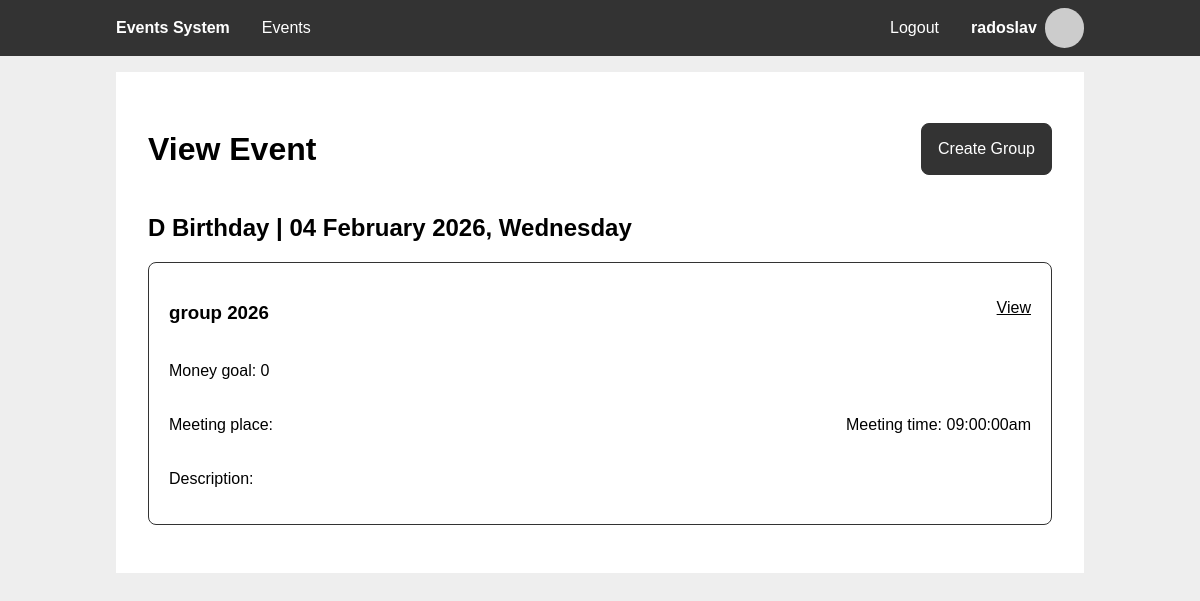
The page /event_view.php?event_id=1&year=2026 (signed in) on the database its author committed.
### tables this page shows
CREATE TABLE `users` (
  `id` int(11) NOT NULL,
  `username` varchar(50) NOT NULL,
  `password_hash` char(60) NOT NULL
);

CREATE TABLE `events` (
  `event_id` int(11) NOT NULL,
  `name` varchar(50) NOT NULL,
  `date` date NOT NULL,
  `recurring` tinyint(1) NOT NULL
);

CREATE TABLE `groups` (
  `group_id` int(11) NOT NULL,
  `creator_id` int(11) NOT NULL,
  `group_name` varchar(50) NOT NULL,
  `money_goal` int(10) NOT NULL DEFAULT 0,
  `meeting_time` time NOT NULL DEFAULT '09:00:00',
  `meeting_place` varchar(50) DEFAULT NULL,
  `group_description` varchar(250) DEFAULT NULL,
  `group_pass` char(60) DEFAULT NULL
);

### includes/db.php (called while the page is built, shortened)
<?php
require_once "config.php";
function getPDO() {
  global $config;
  $dsn = "mysql:host={$config['db_host']};dbname={$config['db_name']};charset=utf8mb4";
  $options = [
    PDO::ATTR_ERRMODE => PDO::ERRMODE_EXCEPTION,
    PDO::ATTR_DEFAULT_FETCH_MODE => PDO::FETCH_ASSOC,
    PDO::ATTR_EMULATE_PREPARES => false,
  ];
  static $pdo = null;
  if ($pdo === null) {
    try {
        $pdo = new PDO($dsn, $config['db_user'], $config['db_pass'], $options);
    } catch (\PDOException $e) {
        die("Database connection failed: " . $e->getMessage());
    }
  }
  return $pdo;
}
function getUserById($userId) {
  $pdo = getPDO();
  $stmt = $pdo->prepare('SELECT id, username
                         FROM users
                         WHERE id = ?');
  $stmt->execute([$userId]);
  $user = $stmt->fetch();
  return $user;
}
function getEventById($eventId) {
  $pdo = getPDO();
  $stmt = $pdo->prepare('SELECT *
                         FROM events
                         WHERE event_id = ?');
  $stmt->execute([$eventId]);
  return $stmt->fetch();
}
function getGroupsByEventIdYear($event_id, $year) {
  $pdo = getPDO();
  $stmt = $pdo->prepare('SELECT groups.group_id, group_name, money_goal, meeting_time, meeting_place, group_description, group_pass
                         FROM event_to_group AS eg
                         JOIN groups ON eg.group_id = groups.group_id
                         WHERE event_id = ? AND year = ?');
  $stmt->execute([$event_id, $year]);
  return $stmt->fetchAll();
}
?>

### includes/session.php (called while the page is built, shortened)
<?php
require_once "db.php";
function getUserId() {
  global $user;
  if (!$user) {
    $user = getUserById($_SESSION['user_id'] ?? null);
  }
  return $user["id"];
}
function ensureLoggedIn() {
  if (!getUserId()) {
    header('Location: ./login.php');
    exit;
  }
}
?>

### event_view.php (the view, shortened to what this page needs)
<?php
require_once 'includes/session.php';
require_once 'includes/db.php';
ensureLoggedIn();
$event_id = $_GET['event_id'];
$year = $_GET['year'];
$event = getEventById($event_id);
$correct_date = strtotime(date('d M ', strtotime($event['date'])) . $year);
$groups = getGroupsByEventIdYear($event_id, $year);
?>
<?php
$page_styles = ["styles/groups.css"];
include 'templates/main_header.php'
?>
<section class="content">
  <header>
    <div>
      <h1>View Event</h1>
    </div>
    <a class="btn" href="group_create.php?event_id=<?php echo $event_id?>&year=<?php echo $year ?>">Create Group</a>
  </header>
    <h2><?php echo $event['name']; ?> | <?php echo date('d F Y, l', $correct_date) ?></h2>
    <?php
    if (!empty($groups)):
    ?>
    <ul class="group-list">
      <?php
      foreach ($groups as $group):
      ?>
      <li>
        <div>
          <h3><?php echo $group['group_name'] ?></h3>
          <p><a href="group_view.php?event_id=<?php echo $event_id ?>&group_id=<?php echo $group['group_id'] ?>&year=<?php echo $year ?>">View</a></p>
        </div>
        <div>
          <p>Money goal: <?php echo $group['money_goal'] ?></p>
        </div>
        <div>
          <p>Meeting place: <?php echo $group['meeting_place'] ?></p>
          <p>Meeting time: <?php echo date('h:i:sa', strtotime($group['meeting_time'])) ?></p>
        </div>
        <div>
          <p>Description: <?php echo $group['group_description'] ?></p>
        </div>
      </li>
      <?php endforeach ?>
    </ul>
    <?php else: ?>
    <p>No groups created. Be the first!</p>
    <?php endif ?>
</section>
<?php
include 'templates/main_footer.php'
?>

### templates/main_header.php (shortened to what this page needs)
<?php
require_once 'includes/gravatar.php';
function active($param) {
  $isActive = basename($_SERVER['SCRIPT_NAME'], ".php") === $param;
  echo $isActive ? 'class="active"' : '';
}
?>
<!DOCTYPE html>
<html lang="en">
<head>
  <link rel="icon" type="image/x-icon" href="<?php echo gravatarUrl('Events System') ?>">
  <link rel="stylesheet" href="styles/main.css">
  <?php if (isset($page_styles)): ?>
  <?php foreach ($page_styles as $style): ?>
    <link rel="stylesheet" href="<?php echo $style?>">
  <?php endforeach ?>
  <?php endif ?>
</head>
<body>
  <nav>
    <div class="wrapper">
      <ul>
        <li>
          <span><h1>Events System</h1></span>
        </li>
      </ul>
      <?php if (isset($user) && $user): ?>
      <ul class="middle">
        <li>
          <a href="./" <?php active("index") ?>>Events</a>
        </li>
      </ul>
      <ul>
        <li>
          <a href="logout.php">Logout</a>
        </li>
        <li>
          <a href="profile.php" <?php active("profile") ?>>
            <div class="profile">
              <strong><?php echo $user['username'] ?></strong>
              <img alt="Your Profile" src="<?php gravatarUrl($user['username']) ?>">
            </div>
          </a>
        </li>
      </ul>
      <?php endif ?>
    </div>
  </nav>
  <main class="wrapper">

### includes/gravatar.php
<?php
function gravatarUrl($email) {
  echo "https://www.gravatar.com/avatar/".hash("sha256", strtolower(trim($email)))."?d=identicon";
}
?>

### templates/main_footer.php
  </main>
</body>
</html>

### styles/main.css (style rules this page uses)
:root { --color-accent: #333; --color-accent-active: #444; --color-background: #fff; --color-background-body: #eee; --color-text: #000; --color-text-accent: #fff; --color-text-error: #f00; --nav-height: 3.5em; }
* { box-sizing: border-box; }
body { font-family: sans-serif; color: var(--color-text); background-color: var(--color-background-body); min-height: 100vh; margin: 0; }
h1 { font-size: 2em; }
ul { list-style: none; padding: 0; margin: 0; }
main { flex-grow: 1; }
a { color: inherit; }
input, button, textarea, a.btn { display: block; font-size: inherit; font-family: inherit; border: 1px solid var(--color-accent); padding: 1em; margin: 1em 0; border-radius: 0.5em; text-decoration: none; }
button, a.btn { cursor: pointer; color: var(--color-text-accent); background-color: var(--color-accent); }
.wrapper { width: 100%; max-width: 1000px; margin: 0 auto; }
nav { display: flex; justify-content: center; width: 100%; top: 0; left: 0; color: var(--color-text-accent); background-color: var(--color-accent); z-index: 1; }
nav h1 { margin: 0; padding: 0; }
nav .wrapper { display: flex; flex-direction: column; }
nav a { text-decoration: none; }
nav ul { display: flex; align-items: center; flex-direction: column; }
nav ul.middle { flex-grow: 1; margin: 1em 0; }
nav li { height: var(--nav-height); width: 100%; }
nav li > a, nav li > span { display: flex; align-items: center; justify-content: center; padding: 0 1em; height: 100%; }
nav .profile { display: flex; align-items: center; height: 100%; gap: 0.5em }
nav .profile img { height: 70%; border-radius: 50%; }
header { display: flex; justify-content: space-between; align-items: center; }
.content { padding: 2em; background-color: var(--color-background); margin: 1em; }
@media only screen and (min-width: 768px) { body { flex-direction: unset; padding-top: var(--nav-height); } }
@media only screen and (min-width: 768px) { nav { position: fixed; } }
@media only screen and (min-width: 768px) { nav h1 { font-size: 1em; } }
@media only screen and (min-width: 768px) { nav .wrapper { flex-direction: row; } }
@media only screen and (min-width: 768px) { nav ul { flex-direction: row; } }
@media only screen and (min-width: 768px) { nav ul.middle { flex-direction: row; margin: unset; } }
@media only screen and (min-width: 768px) { nav li { width: unset; } }

### styles/groups.css (style rules this page uses)
ul.group-list li { display: block; border: 1px solid var(--color-accent); border-radius: 0.5em; margin: 1em 0; padding: 1em; }
ul.group-list li div { display: flex; justify-content: space-between; margin: 4px; }

### rows shown on the page
users: username "radoslav"
events: name "D Birthday", date "04 February 2026, Wednesday"
groups: group_name "group 2026", money_goal "0", meeting_time "09:00:00am"
